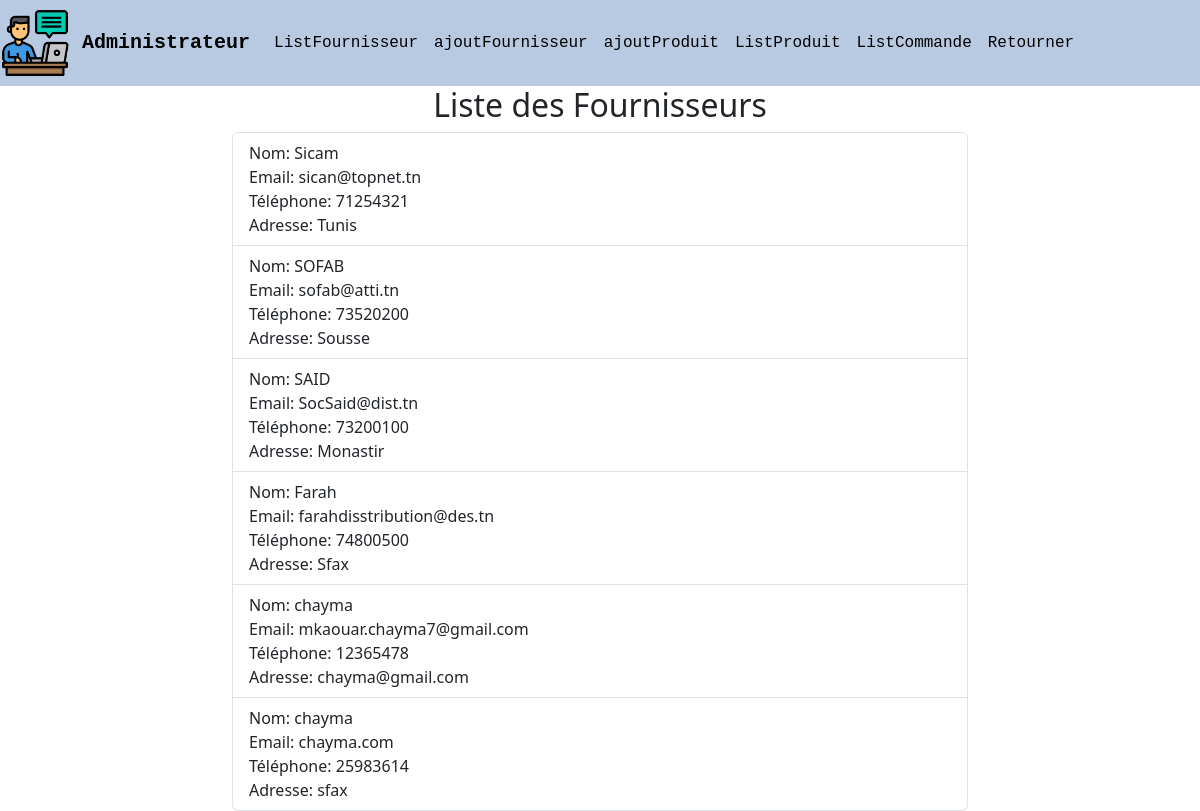
Screenshot of /magasin/mesfournisseur/ with the database file from the repository.
### magasin/models.py (models this page shows, shortened)
class Fournisseur (models.Model):
    nom=models.CharField(max_length=100)
    adresse=models.TextField()
    email=models.EmailField()
    telephone=models.CharField(max_length=8)

### magasin/views.py (the view)
# urls.py: path('mesfournisseur/',views.mesfour,name='mesfour'),
def mesfour(request):
    if request.method == "POST" :
        form = FournisseurForm(request.POST,request.FILES)
        if form.is_valid():
            form.save()
            return HttpResponseRedirect('/magasin')
    else:
        list=Fournisseur.objects.all()
        return render(request,'magasin/mesFournisseur.html',{'list':list})

### magasin/templates/magasin/mesFournisseur.html
{% extends 'magasin/admin.html' %}
{% load static %}
{% block content %}
<div class="container">
    <div class="row justify-content-center">
        <div class="col-md-8">
            <h2 class="text-center">Liste des Fournisseurs</h2>
            <ul class="list-group">
                {% for four in list %}
                <li class="list-group-item">
                    <div class="row">
                        <div class="col-md-6">
                            <span class="font-weight-bold">Nom:</span> {{ four.nom }}<br>
                            <span class="font-weight-bold">Email:</span> {{ four.email }}<br>
                            <span class="font-weight-bold">Téléphone:</span> {{ four.telephone }}<br>
                            <span class="font-weight-bold">Adresse:</span> {{ four.adresse }}
                        </div>
                    </div>
                </li>
                {% endfor %}
            </ul>
        </div>
    </div>
</div>
{% endblock %}

### magasin/templates/magasin/admin.html (shortened to what this page needs)
{% load static %}
<!DOCTYPE html>
<html lang="en">
<head>
  {% block styles %}
    <link href="https://cdn.jsdelivr.net/npm/bootstrap@5.3.3/dist/css/bootstrap.min.css" rel="stylesheet"> {% endblock %}
</head>
<body style="background : url('/media/adminblue.png')no-repeat center / cover fixed;">
{% block body %}
  <nav class="navbar navbar-expand-lg navbar-dark shadow-5-strong" style="background-color: #93aed3a6;">
    <img src="{% static 'css/admin.png' %}" alt="" style="width:70px;">
   <div class="container-fluid">
      <a class="navbar-brand" href="{% url 'magasin:admain' %}" style="color: black ;    font-family:'Courier New', Courier, monospace; font-weight: bold;"  >Administrateur</a>
      <div class="collapse navbar-collapse" id="navbarSupportedContent">
        <ul class="navbar-nav me-auto mb-2 mb-lg-0">
          <li class="nav-item">
            <a class="nav-link"  href="{% url 'magasin:mesfour'  %}" style="color: black; font-family:'Courier New', Courier, monospace">ListFournisseur</a>
          </li>
          <li class="nav-item">
            <a class="nav-link"  href="{% url 'magasin:fournisseur'  %}" style="color: black; font-family:'Courier New', Courier, monospace">ajoutFournisseur</a>
          </li>
          <li class="nav-item">
            <a class="nav-link"  href="{% url 'magasin:AjoutProd'  %}" style="color: black; font-family:'Courier New', Courier, monospace">ajoutProduit</a>
          </li>
          <li class="nav-item">
            <a class="nav-link"  href="{% url 'magasin:mesP'  %}" style="color: black; font-family:'Courier New', Courier, monospace">ListProduit</a>
          </li>
          <li class="nav-item">
            <a class="nav-link"  href="{% url 'magasin:mesCommande'  %}" style="color: black; font-family:'Courier New', Courier, monospace">ListCommande</a>
          </li>
          <li class="nav-item">
            <a class="nav-link active" aria-current="page" style="color: black ; font-family:'Courier New', Courier, monospace "  href="{% url 'magasin:ind' %}">Retourner</a>
          </li>
        </ul>
      </div>
    </div> {% endblock %}
  </nav>
  {% block content %}{% endblock %}
</body>
</html>

### rows the page displays
Fournisseur: nom "Sicam", email "sican@topnet.tn", telephone "71254321", adresse "Tunis"
Fournisseur: nom "SOFAB", email "sofab@atti.tn", telephone "73520200", adresse "Sousse"
Fournisseur: nom "SAID", email "SocSaid@dist.tn", telephone "73200100", adresse "Monastir"
Fournisseur: nom "Farah", email "farahdisstribution@des.tn", telephone "74800500", adresse "Sfax"
Fournisseur: nom "chayma", email "mkaouar.chayma7@gmail.com", telephone "12365478", adresse "chayma@gmail.com"
Fournisseur: nom "chayma", email "chayma.com", telephone "25983614", adresse "sfax"
